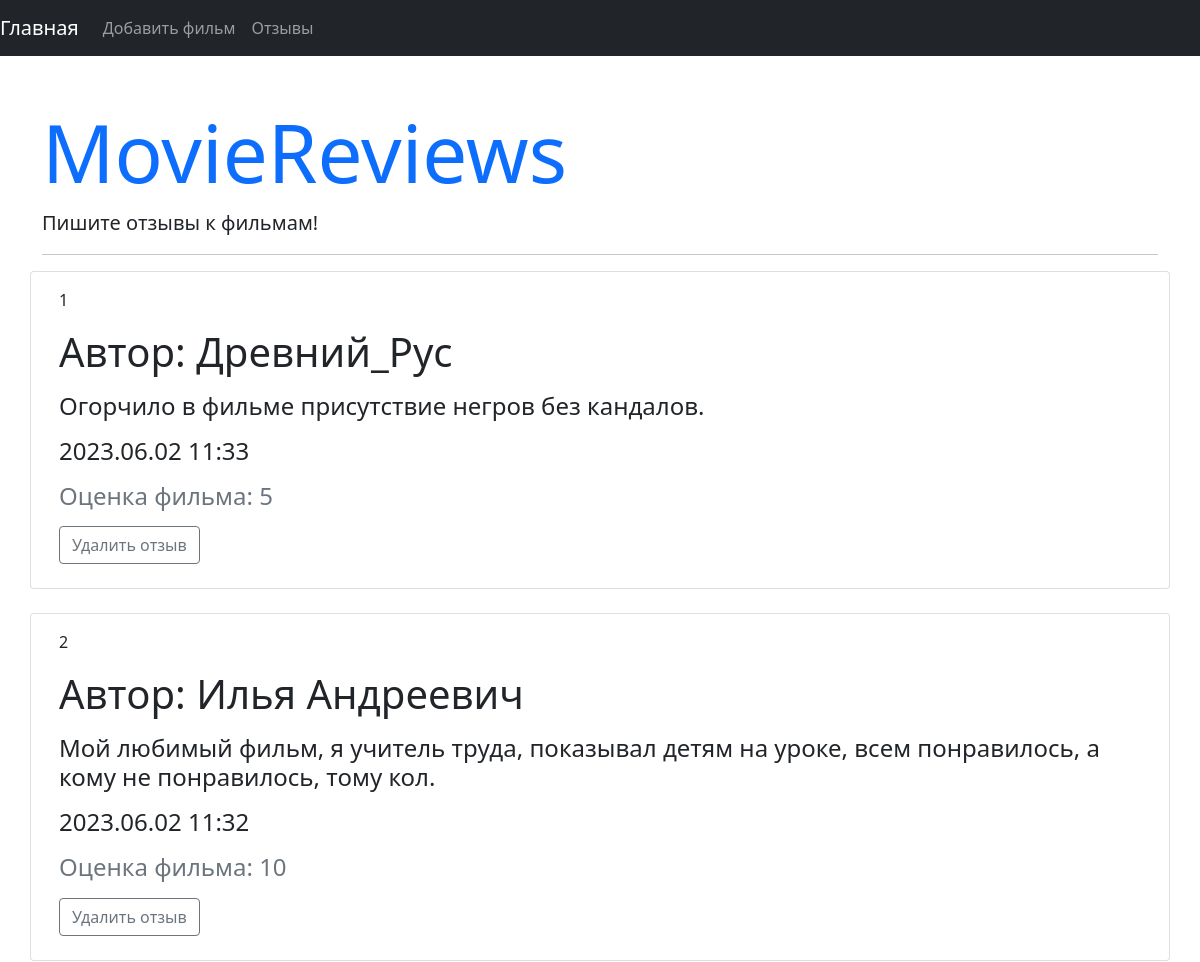
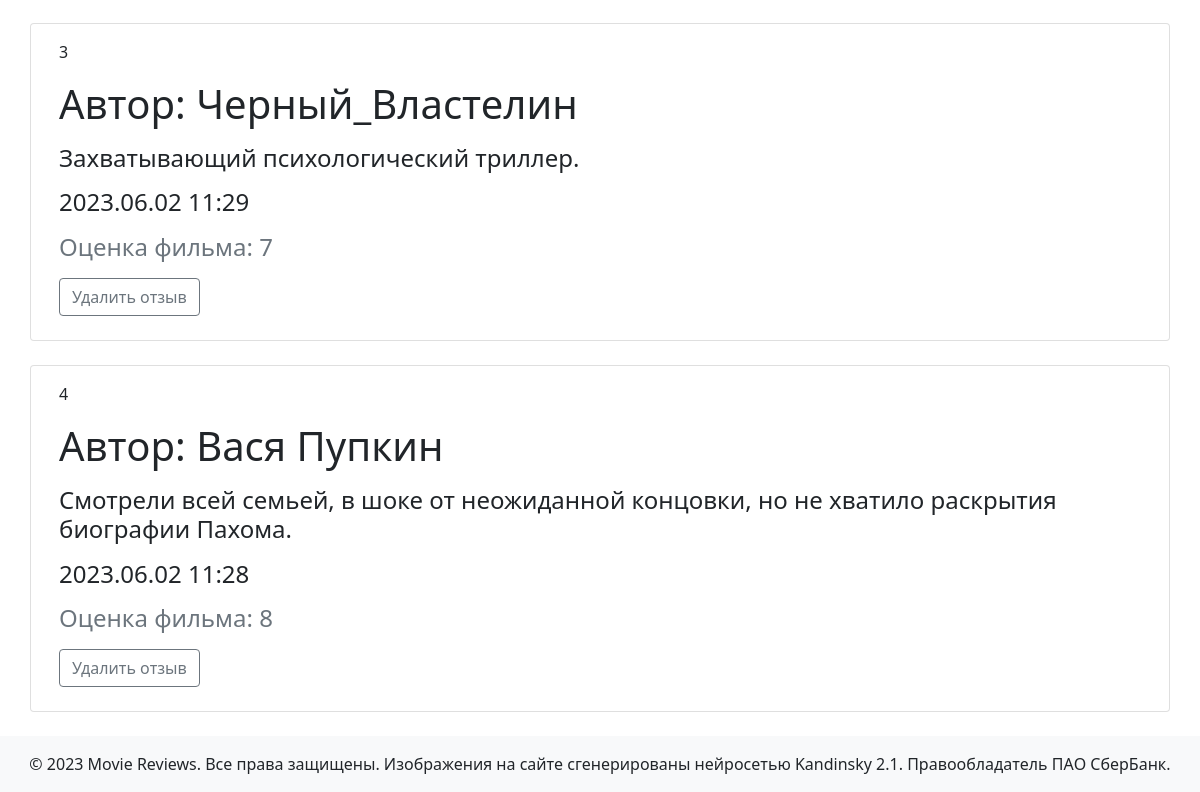
The app's page /reviews with its own data (2 pictures, top to bottom).
### models.py (models this page shows)
class Review(db.Model):
    id = db.Column(db.Integer,primary_key=True)
    name = db.Column(db.String(255),nullable=False)
    text = db.Column(db.Text,nullable=False)
    created_date = db.Column(db.DateTime,default=datetime.utcnow)
    score = db.Column(db.Integer,nullable=False)
    movie_id = db.Column(db.Integer,db.ForeignKey('movie.id',ondelete='CASCADE'))
    movie = db.relationship('Movie',back_populates='reviews')

### main.py (the view)
@app.route('/reviews')
def reviews():
    reviews = Review.query.order_by(Review.created_date.desc()).all()
    return render_template('reviews.html',reviews=reviews)

### templates/reviews.html
{% extends 'base.html' %}
{% block content %}
{% for review in reviews %}
    <div class="card mb-4">
        <div class="card-body">
    <p>{{loop.index}}</p>
    <p class="mt-3 display-6">Автор: {{ review.name }}</h1>
    <h4>{{ review.text }}</p>
    <h4>{{ review.created_date.strftime('%Y.%m.%d %H:%M')}}</p>
    <p class="text-muted">Оценка фильма: {{ review.score }}</p>
    <a href="{{  url_for('delete_review',id=review.id)  }}" class='btn btn-outline-secondary align-left'>Удалить отзыв</a>
    </div>
    </div>
{% endfor %}
{% endblock %}{% include 'nav.html' %}

### records on screen
Review: name "Древний_Рус", text "Огорчило в фильме присутствие негров без кандалов.", created_date "2023.06.02 11:33", score "5"
Review: name "Илья Андреевич", text "Мой любимый фильм, я учитель труда, показывал детям на уроке, всем понравилось, а кому не понравилось, тому кол.", created_date "2023.06.02 11:32", score "10"
Review: name "Черный_Властелин", text "Захватывающий психологический триллер.", created_date "2023.06.02 11:29", score "7"
Review: name "Вася Пупкин", text "Смотрели всей семьей, в шоке от неожиданной концовки, но не хватило раскрытия биографии Пахома.", created_date "2023.06.02 11:28", score "8"
